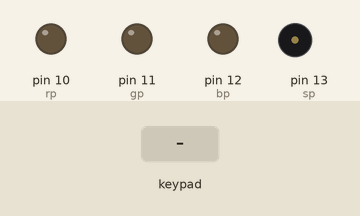
Simulated run of this sketch. Board: Arduino Uno, built with avr-gcc and run on an emulated ATmega328P. Shown: output pins drawn as LEDs (lit = HIGH), buzzer (waves = sounding). The test bench sets the inputs (shaded band). Random numbers use the default seed unless the sketch sets one.

Above: at 1.2 s.
1.3 s: keypad keys 1 2 pressed 0.4 s apart
At 2.6 s:
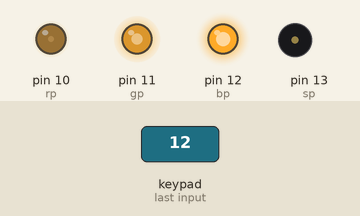
3.6 s: key '1' pressed
At 5.1 s:
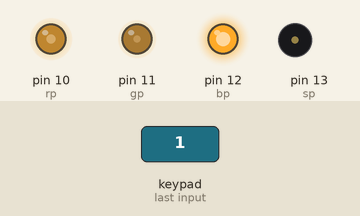
5.4 s: key '2' pressed
At 6.5 s:
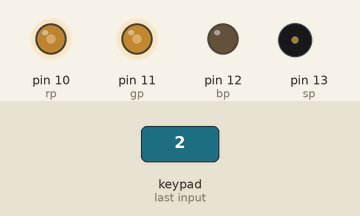
7.2 s: keypad keys 1 2 A pressed 0.4 s apart
At 8.6 s:
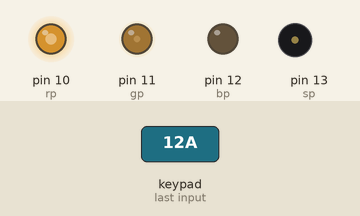
10.2 s: keypad keys 1 2 D pressed 0.4 s apart
At 11.9 s:
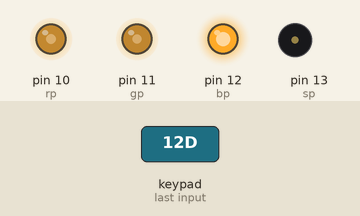
13.2 s: key '3' pressed
At 14.9 s:
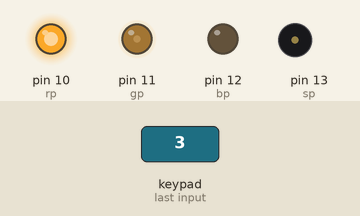
Timing chart, 0 to 16.0 s (numbered marks = the images above; inputs shaded):
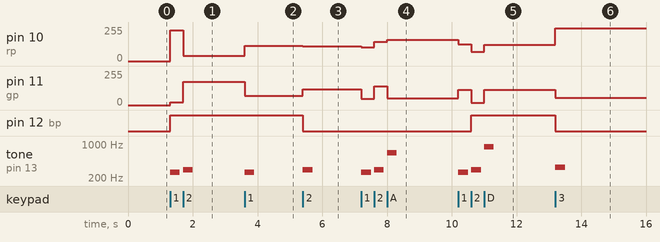

Measured:
- after the input at 1.3 s, pin 10 (rp): 0/255 → 232/255 at once, → 38/255 0.40 s later; pin 11 (gp): 0/255 → 19/255 at once, → 175/255 0.40 s later; pin 12 (bp): LOW → HIGH at once; tone on pin 13 (sp): silent → 262 Hz at once, → silent 0.30 s later, → 294 Hz 0.10 s later, → silent 0.30 s later
- after the input at 3.6 s, pin 10 (rp): 38/255 → 114/255 at once; pin 11 (gp): 175/255 → 68/255 at once; tone on pin 13 (sp): silent → 262 Hz at once, → silent 0.30 s later
- after the input at 5.4 s, pin 10 (rp): 114/255 → 109/255 at once; pin 11 (gp): 68/255 → 120/255 at once; pin 12 (bp): HIGH → LOW at once; tone on pin 13 (sp): silent → 294 Hz at once, → silent 0.30 s later
- after the input at 7.2 s, pin 10 (rp): 109/255 → 102/255 at once, → 143/255 0.39 s later, → 160/255 0.40 s later; pin 11 (gp): 120/255 → 47/255 at once, → 142/255 0.39 s later, → 52/255 0.40 s later; tone on pin 13 (sp): plays 262 Hz for 0.30 s, 294 Hz for 0.30 s, 659 Hz for 0.30 s, starting at once
- after the input at 10.2 s, pin 10 (rp): 160/255 → 124/255 at once, → 70/255 0.40 s later, → 123/255 0.39 s later; pin 11 (gp): 52/255 → 114/255 at once, → 18/255 0.40 s later, → 116/255 0.39 s later; pin 12 (bp): LOW → HIGH after 0.41 s; tone on pin 13 (sp): plays 262 Hz for 0.30 s, 294 Hz for 0.30 s, 880 Hz for 0.30 s, starting at once
- after the input at 13.2 s, pin 10 (rp): 123/255 → 247/255 at once; pin 11 (gp): 116/255 → 56/255 at once; pin 12 (bp): HIGH → LOW at once; tone on pin 13 (sp): silent → 330 Hz at once, → silent 0.30 s later

The sketch:

0502.ino
```cpp
#include "pitches.h"
#include <Keypad.h>

const byte ROWS = 4;
const byte COLS = 4;

char sounds[ROWS][COLS] = {
{'1', '2', '3', '4'},
{'5', '6', '7', '8'},
{'9', 'A', 'B', 'C'},
{'D', 'E', 'F', 'G'}
};

int melody[] = {
  NOTE_C4, NOTE_D4, NOTE_E4, NOTE_F4,
  NOTE_G4, NOTE_A4, NOTE_B4, NOTE_C5,
  NOTE_D5, NOTE_E5, NOTE_F5, NOTE_G5,
  NOTE_A5, NOTE_B5, NOTE_C6, NOTE_D6
};

byte rowp[ROWS] = {2, 3, 4, 5};
byte colp[COLS] = {9, 8, 7, 6};

Keypad keypad = Keypad( makeKeymap(sounds), rowp, colp, ROWS, COLS );

int sp = 13;
int bp = 12;
int gp = 11;
int rp = 10;

void setup() {
  // put your setup code here, to run once:
  pinMode(sp, OUTPUT);
  pinMode(bp, OUTPUT);
  pinMode(gp, OUTPUT);
  pinMode(rp, OUTPUT);
  for (int i = 2; i <= 9;i++){
    pinMode(i, INPUT);
  }
  Serial.begin(9600);
}

void loop() {
  // put your main code here, to run repeatedly:
  char sound = keypad.getKey();

  if (sound != NO_KEY){
    analogWrite(rp, random(0, 255));
    analogWrite(gp, random(0, 255));
    analogWrite(bp, random(0, 255));
    if (sound == '1'){
      tone(sp, melody[0], 300);
   }

   if (sound == '2'){
      tone(sp, melody[1], 300);
   }

   if (sound == '3'){
      tone(sp, melody[2], 300);
   }

   if (sound == '4'){
      tone(sp, melody[3], 300);
   }

   if (sound == '5'){
      tone(sp, melody[4], 300);
   }

   if (sound == '6'){
      tone(sp, melody[5], 300);
   }

   if (sound == '7'){
      tone(sp, melody[6], 300);
   }

   if (sound == '8'){
      tone(sp, melody[7], 300);
   }

   if (sound == '9'){
      tone(sp, melody[8], 300);
   }

   if (sound == 'A'){
      tone(sp, melody[9], 300);
   }

   if (sound == 'B'){
      tone(sp, melody[10], 300);
   }

   if (sound == 'C'){
      tone(sp, melody[11], 300);
   }

   if (sound == 'D'){
      tone(sp, melody[12], 300);
   }

   if (sound == 'E'){
      tone(sp, melody[13], 300);
   }

   if (sound == 'F'){
      tone(sp, melody[14], 300);
   }

   if (sound == 'G'){
      tone(sp, melody[15], 300);
   }

  }
}
```
